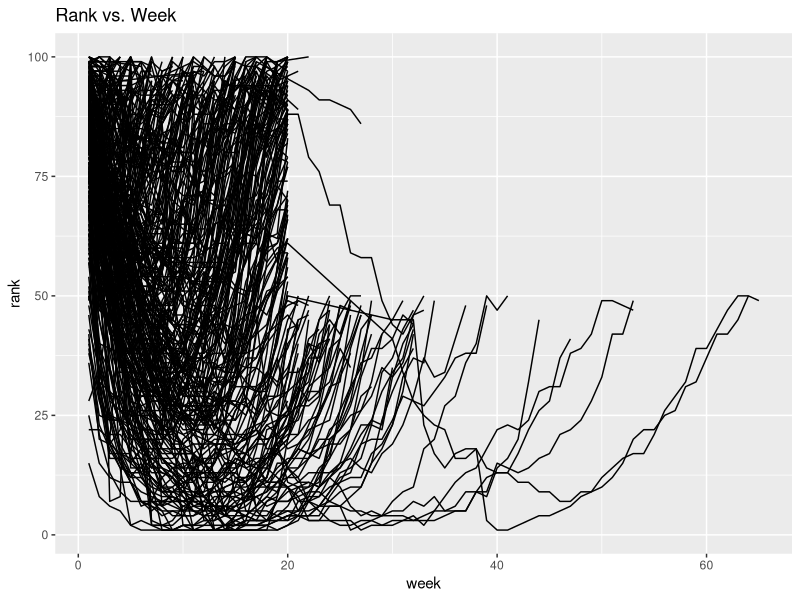

Recreate this plot in R.
## ---- chunk 1
knitr::opts_chunk$set(echo = TRUE)
## ---- chunk 2
library(tidyverse)
tidydata <- tribble(
~country, ~year, ~cases, ~population,
"Afghanistan", 1999, 745, 19987071,
"Afghanistan", 2000, 2666, 20595360,
"Brazil", 1999, 37737, 172006362,
"Brazil", 2000, 80488, 174504898,
"China", 1999, 212258, 1272915272,
"China", 2000, 213766, 1280428583)
tidydata
## ---- chunk 3
nontidydata <- tribble(
 ~country,~year,~rate,
"Afghanistan", 1999, "745/19987071",
"Afghanistan", 2000, "2666/20595360",
"Brazil", 1999, "37737/172006362",
"Brazil", 2000, "80488/174504898",
"China", 1999, "212258/1272915272",
"China", 2000, "213766/1280428583")
nontidydata
## ---- chunk 4
nontidydata
## ---- chunk 5
tidieddata <- nontidydata %>%
 separate(rate, into = c("cases",
 "population"),
 sep = "/")
tidieddata
## ---- chunk 6
newtidieddata <- tidieddata %>%
 pivot_longer(
 cols = cases:population,
 names_to = "measurement"
,
 values_to = "value"
 )
newtidieddata
## ---- chunk 7
df <- tribble(
 ~id, ~bp1, ~bp2,
 "A", 100, 120,
 "B", 140, 115,
 "C", 120, 125
)
df
## ---- chunk 8
df %>%
 pivot_longer(
 cols = bp1:bp2,
 names_to = "measurement",
 values_to = "value"
 )
## ---- chunk 9
newtidieddata
## ---- chunk 10
newtidieddata %>%
 pivot_wider(names_from="measurement",
 values_from="value")
## ---- chunk 11
df <- tribble(
 ~id, ~measurement, ~value,
 "A", "bp1", 100,
 "B", "bp1", 140,
 "B", "bp2", 115,
 "A", "bp2", 120,
 "A", "bp3", 105
)
df
## ---- chunk 12
df %>%
 pivot_wider(
 names_from = measurement,
 values_from = value
 )
## ---- chunk 13
billboard %>%
 pivot_longer(
 cols = starts_with("wk"),
 names_to = "week",
 values_to = "rank",
 values_drop_na = TRUE,
 ) %>%
mutate(week=parse_number(week)) %>%

ggplot(aes(x = week, y = rank, group = track)) +
  geom_line() +
  ggtitle("Rank vs. Week")

## ---- chunk 14
cms_patient_experience %>%
 pivot_wider(
 names_from = measure_cd,
 values_from = prf_rate,
 id_cols = starts_with("org")
 )
